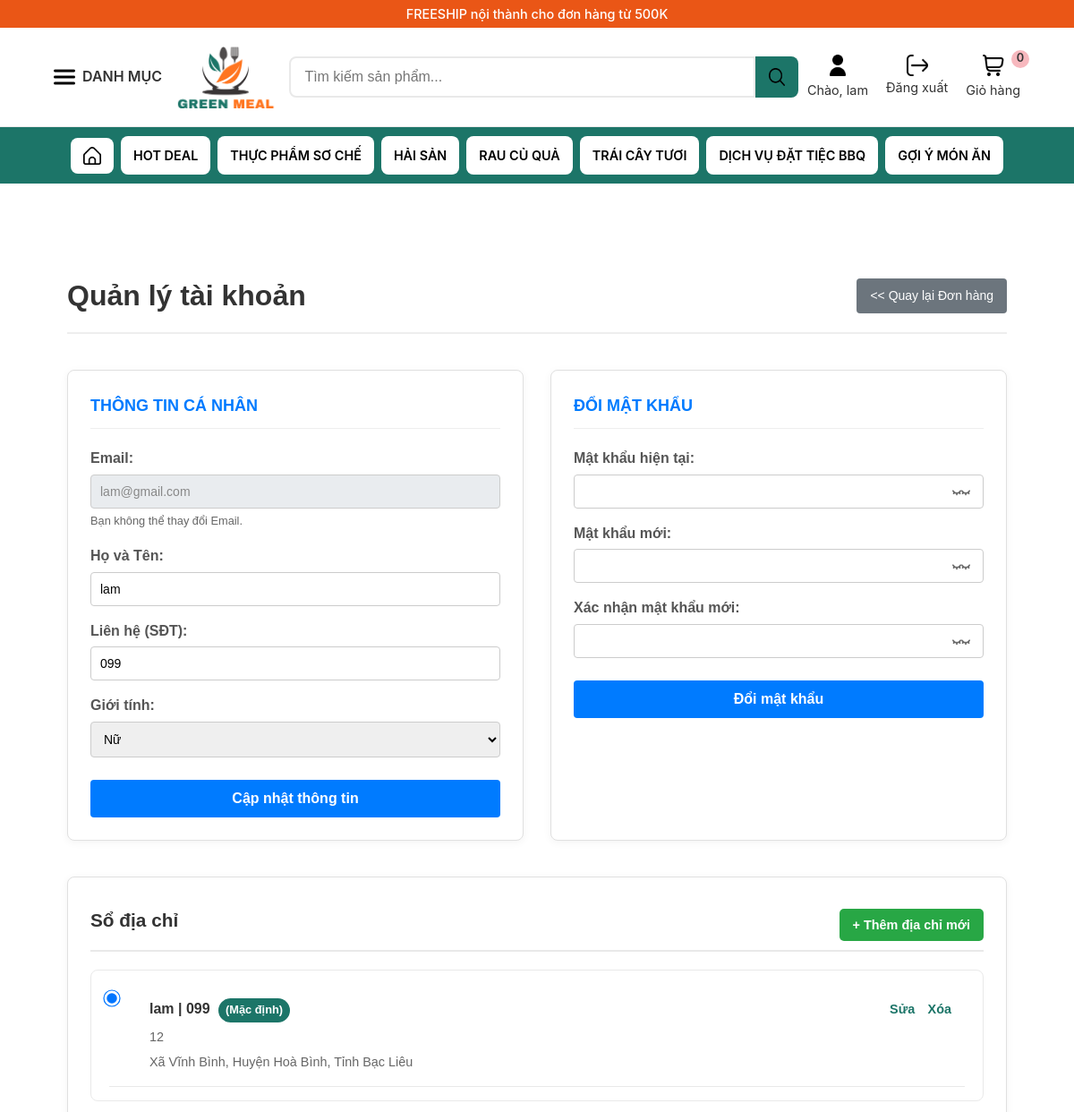
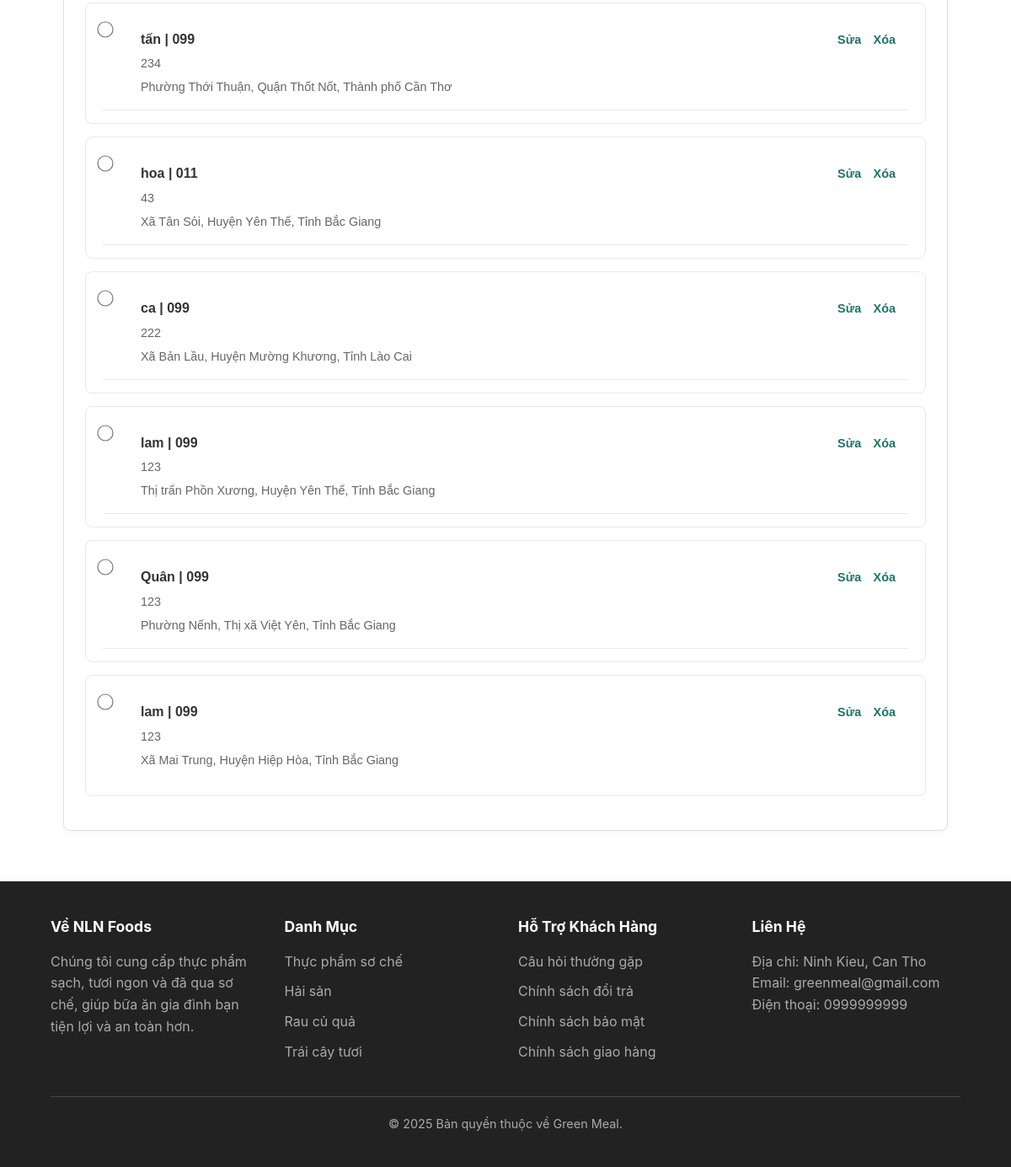
Before: /public/account/profile (signed in) with the older database file (2 pictures, top to bottom).
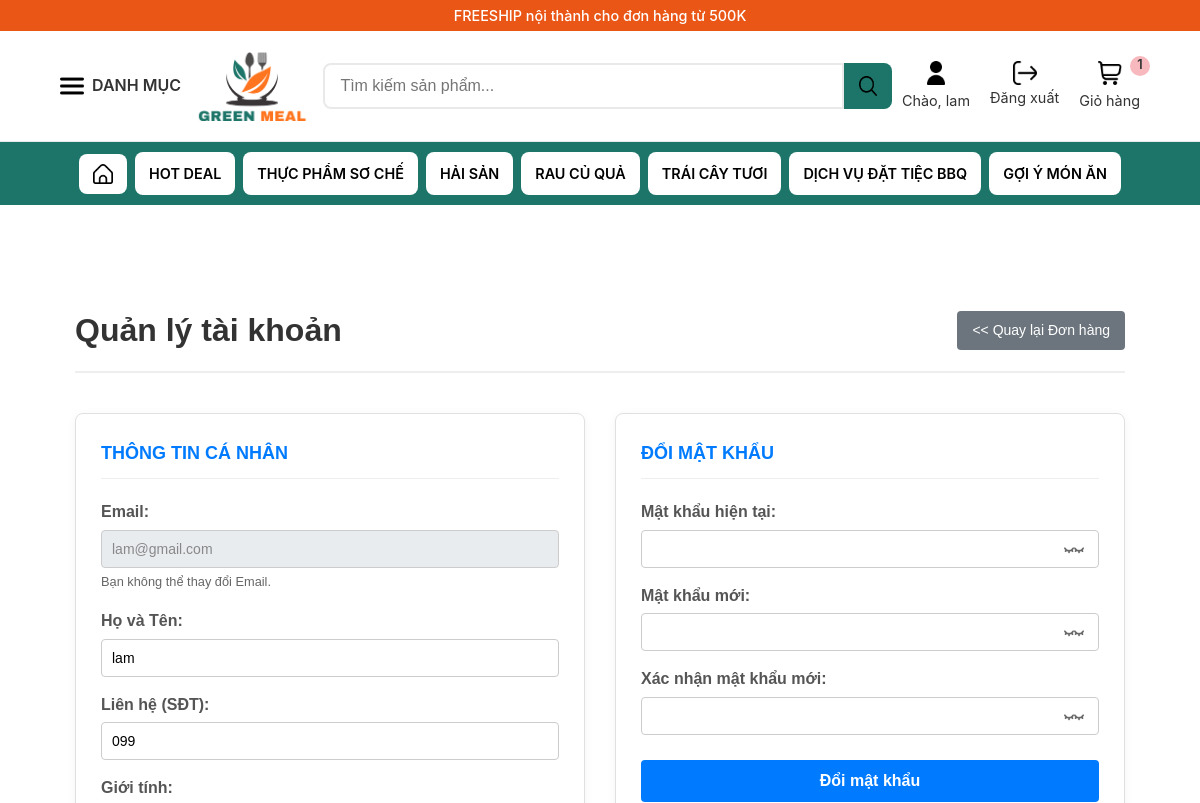
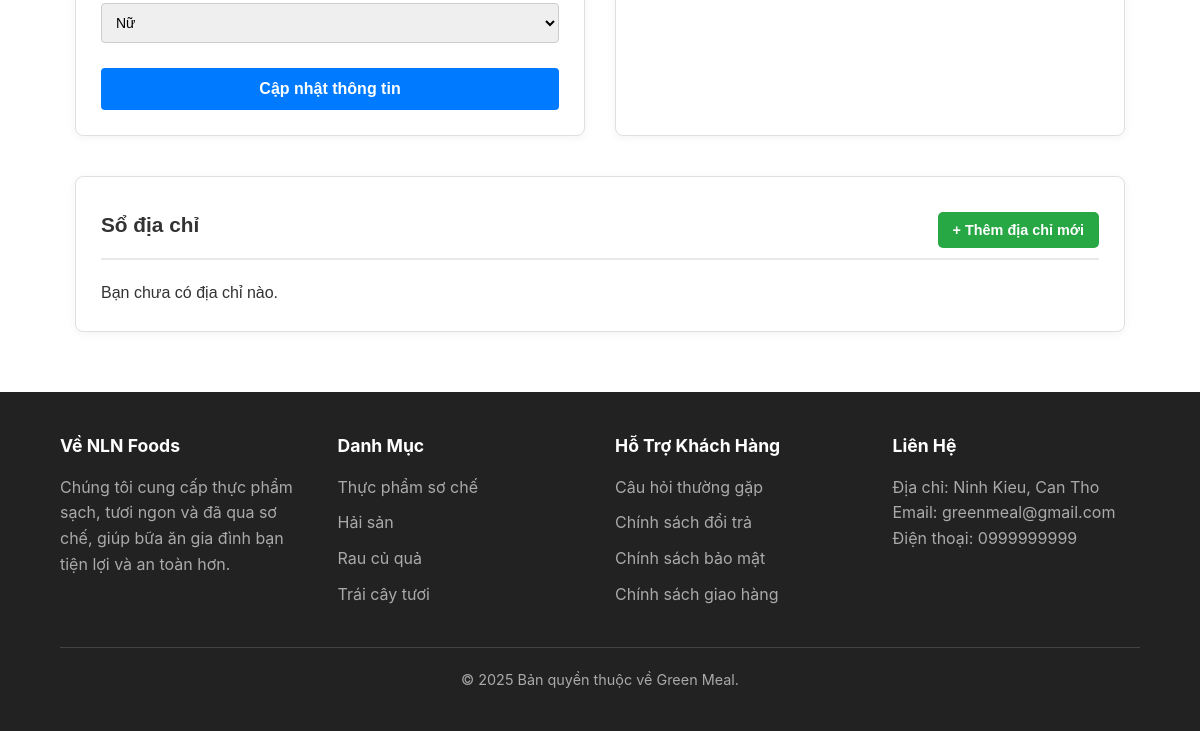
After: the same page with the newer database file (2 pictures, top to bottom).
### tables this page shows
CREATE TABLE `danh_muc` (
  `ID_DM` varchar(5) NOT NULL,
  `TEN_DM` varchar(200) NOT NULL
);

CREATE TABLE `dia_chi_giao_hang` (
  `ID_DIA_CHI` int(11) NOT NULL,
  `ID_TK` char(15) NOT NULL,
  `TEN_NGUOI_NHAN` varchar(250) NOT NULL,
  `SDT_GH` char(15) NOT NULL,
  `ID_TINH_TP` varchar(5) DEFAULT NULL,
  `TEN_TINH_TP` varchar(50) DEFAULT NULL,
  `ID_QUAN_HUYEN` varchar(5) DEFAULT NULL,
  `TEN_QUAN_HUYEN` varchar(100) DEFAULT NULL,
  `ID_XA_PHUONG` varchar(5) DEFAULT NULL,
  `TEN_XA_PHUONG` varchar(100) DEFAULT NULL,
  `DIA_CHI_CHI_TIET` varchar(250) DEFAULT NULL,
  `IS_DEFAULT` tinyint(1) NOT NULL DEFAULT 0
);

### src/controllers/AccountController.php (called while the page is built, shortened)
<?php
class AccountController extends BaseController {
    private $addressModel;
    public function __construct() {
        parent::__construct();
        $this->addressModel = new AddressModel();
    }
    public function profile() {
        $userId = Auth::id();
        $addresses = $this->addressModel->getAddressesByUserId($userId);
        $this->renderView('account/profile', [
            'title' => 'Quản lý tài khoản',
            'user' => Auth::user(),
            'addresses' => $addresses
        ]);
    }
}

### public/index.php (called while the page is built, shortened)
<?php
$router = new Router();
$router->add('GET', 'auth/login', 'AuthController@login');
$router->add('POST', 'auth/handleLogin', 'AuthController@handleLogin');
$router->add('GET', 'auth/register', 'AuthController@register');
$router->add('POST', 'auth/handleRegister', 'AuthController@handleRegister');
$router->add('POST', 'auth/logout', 'AuthController@logout');
$router->add('GET', 'account/deleteAddress/{id}', 'AccountController@deleteAddress');
$router->add('POST', 'account/handleSetDefaultAddress', 'AccountController@handleSetDefaultAddress');
$router->add('GET', 'account/getAddressJson/{id}', 'AccountController@getAddressJson');
$router->add('POST', 'account/handleUpdateProfile', 'AccountController@handleUpdateProfile');
$router->add('POST', 'account/handleChangePassword', 'AccountController@handleChangePassword');
$router->add('POST', 'account/cancel-order', 'AccountController@cancelOrder');
$router->add('POST', 'account/handleUpdateAddress', 'AccountController@handleUpdateAddress');
$router->add('POST', 'account/handleAddAddress', 'AccountController@handleAddAddress');
$router->add('GET', 'account/order-detail/{id}', 'AccountController@orderDetail');
$router->add('GET', 'admin/dashboard', 'AdminController@dashboard');
$router->add('GET', 'admin/products', 'AdminController@products');
$router->add('GET', 'admin/products/create', 'AdminController@createProduct');
$router->add('GET', 'admin/products/delete/{id}', 'AdminController@deleteProduct');
$router->add('GET', 'admin/products/edit/{id}', 'AdminController@editProduct');
$router->add('POST', 'admin/products/store', 'AdminController@storeProduct');
$router->add('GET', 'admin/categories', 'AdminController@categories');
$router->add('GET', 'admin/categories/create', 'AdminController@createCategory');
$router->add('POST', 'admin/categories/store', 'AdminController@storeCategory');
$router->add('GET', 'admin/categories/edit/{id}', 'AdminController@editCategory');
$router->add('GET', 'admin/categories/delete/{id}', 'AdminController@deleteCategory');
$router->add('GET', 'admin/product-types', 'AdminController@productTypes');
$router->add('GET', 'admin/product-types/create', 'AdminController@createProductType');
$router->add('POST', 'admin/product-types/store', 'AdminController@storeProductType');
$router->add('GET', 'admin/product-types/edit/{id}', 'AdminController@editProductType');
$router->add('GET', 'admin/product-types/delete/{id}', 'AdminController@deleteProductType');
$router->add('GET', 'admin/promotions', 'AdminController@promotions');
$router->add('GET', 'admin/promotions/create', 'AdminController@createPromotion');
$router->add('POST', 'admin/promotions/store', 'AdminController@storePromotion');
$router->add('GET', 'admin/promotions/edit/{id}', 'AdminController@editPromotion');
$router->add('GET', 'admin/promotions/delete/{id}', 'AdminController@deletePromotion');
$router->add('GET', 'admin/inventories', 'AdminController@inventories');
$router->add('GET', 'admin/inventories/create', 'AdminController@createInventory');
$router->add('POST', 'admin/inventories/store', 'AdminController@storeInventory');
$router->add('GET', 'admin/inventories/detail/{id}', 'AdminController@inventoryDetail');
$router->add('GET', 'admin/suppliers', 'AdminController@suppliers');
$router->add('GET', 'admin/suppliers/create', 'AdminController@createSupplier');
$router->add('POST', 'admin/suppliers/store', 'AdminController@storeSupplier');
$router->add('GET', 'admin/suppliers/edit/{id}', 'AdminController@editSupplier');
$router->add('GET', 'admin/suppliers/delete/{id}', 'AdminController@deleteSupplier');
$router->add('GET', 'admin/orders', 'AdminController@orders');
$router->add('GET', 'admin/order-detail/{id}', 'AdminController@orderDetail');
$router->add('POST', 'admin/order-update-status', 'AdminController@updateOrderStatus');
$router->add('GET', 'admin/users', 'AdminController@users');
$router->add('GET', 'admin/users/edit/{id}', 'AdminController@editUser');
$router->add('POST', 'admin/users/update', 'AdminController@updateUser');
$router->add('GET', 'admin/users/delete/{id}', 'AdminController@deleteUser');
$router->add('POST', 'admin/users/update-role', 'AdminController@updateUserRole');
$router->add('GET', 'admin/statistics', 'AdminController@statistics');
$router->add('POST', 'admin/statistics', 'AdminController@statistics');
$router->add('GET', 'admin/settings', 'AdminController@settings');
$router->add('POST', 'admin/settings/update', 'AdminController@updateSettings');
$router->add('GET', 'admin/profile', 'AdminController@profile');
$router->add('POST', 'admin/profile/update', 'AdminController@updateProfile');
$router->run();

### src/core/BaseModel.php (called while the page is built, shortened)
<?php
abstract class BaseModel {
    public function __construct() {
        $this->db = Database::getInstance()->getConnection();
    }
}

### src/core/Database.php (called while the page is built, shortened)
<?php
class Database {
    private static $instance = null;
    private $conn;
    private function __construct() {
        $this->host = $_ENV['DB_HOST'];
        $this->db_name = $_ENV['DB_NAME'];
        $this->username = $_ENV['DB_USER'];
        $this->password = $_ENV['DB_PASS'];
        $this->charset = $_ENV['DB_CHARSET'];
        $dsn = 'mysql:host=' . $this->host . ';dbname=' . $this->db_name . ';charset=' . $this->charset;
        try {
            $this->conn = new PDO($dsn, $this->username, $this->password);
            $this->conn->setAttribute(PDO::ATTR_ERRMODE, PDO::ERRMODE_EXCEPTION);
            $this->conn->setAttribute(PDO::ATTR_DEFAULT_FETCH_MODE, PDO::FETCH_ASSOC);
        } catch (PDOException $e) {
            echo 'Connection Error: ' . $e->getMessage();
            exit;
        }
    }
    public static function getInstance() {
        if (self::$instance == null) {
            self::$instance = new Database();
        }
        return self::$instance;
    }
    public function getConnection() {
        return $this->conn;
    }
}

### src/models/CategoryModel.php (called while the page is built, shortened)
<?php
class CategoryModel extends BaseModel {
    public function getAllCategories($search = '') {
        $sql = "SELECT * FROM danh_muc";
        $params = [];
        $sql .= " ORDER BY ID_DM ASC";
        $stmt = $this->db->prepare($sql);
        $stmt->execute($params);
        return $stmt->fetchAll(PDO::FETCH_ASSOC);
    }
}

### src/core/Auth.php (called while the page is built, shortened)
<?php
class Auth {
    public static function id() {
        return $_SESSION['user_id'] ?? ($_SESSION['user']['ID_TK'] ?? null);
    }
}

### src/models/AddressModel.php (called while the page is built, shortened)
<?php
class AddressModel extends BaseModel {
    public function getAddressesByUserId($userId) {
        $sql = "SELECT * FROM dia_chi_giao_hang WHERE ID_TK = ? ORDER BY IS_DEFAULT DESC, ID_DIA_CHI DESC";
        $stmt = $this->db->prepare($sql);
        $stmt->execute([$userId]);
        return $stmt->fetchAll(PDO::FETCH_ASSOC);
    }
}

### src/views/account/profile.php (the view, shortened to what the rows shown need)
<?php
require_once __DIR__ . '/../partials/header.php';
?>
<div class="container account-page-container">
    <div class="account-header">
        <h2>Quản lý tài khoản</h2>
    </div>
    <div class="address-section">
        <div class="address-list">
            <form action="<?php echo BASE_PATH; ?>/account/handleSetDefaultAddress" method="POST" id="form-set-default-address">
                <?php if (empty($addresses)): ?>
                    <p>Bạn chưa có địa chỉ nào.</p>
                <?php else: ?>
                    <?php foreach ($addresses as $addr): ?>
                        <div class="form-group-radio address-item">
                            <input type="radio" id="addr_<?php echo $addr['ID_DIA_CHI']; ?>" name="default_address_id" value="<?php echo $addr['ID_DIA_CHI']; ?>" class="address-radio" <?php if ($addr['IS_DEFAULT']) echo 'checked'; ?>>
                            <label for="addr_<?php echo $addr['ID_DIA_CHI']; ?>" class="radio-label">
                                <strong>
                                    <?php echo htmlspecialchars($addr['TEN_NGUOI_NHAN']); ?> | <?php echo htmlspecialchars($addr['SDT_GH']); ?>
                                    <span class="address-actions">
                                        <a href="#" class="address-action-link btn-edit-address"
                                           data-id="<?php echo $addr['ID_DIA_CHI']; ?>"
                                           data-name="<?php echo htmlspecialchars($addr['TEN_NGUOI_NHAN']); ?>"
                                           data-phone="<?php echo htmlspecialchars($addr['SDT_GH']); ?>"
                                           data-detail="<?php echo htmlspecialchars($addr['DIA_CHI_CHI_TIET']); ?>"
                                           data-province="<?php echo $addr['ID_TINH_TP']; ?>"
                                           data-district="<?php echo $addr['ID_QUAN_HUYEN']; ?>"
                                           data-ward="<?php echo $addr['ID_XA_PHUONG']; ?>"
                                           data-default="<?php echo $addr['IS_DEFAULT']; ?>"
                                           >Sửa</a>
                                            <a href="javascript:void(0);"
                                                class="address-action-link delete-address-btn"
                                                data-id="<?php echo $addr['ID_DIA_CHI']; ?>">
                                                Xóa
                                            </a>
                                    </span>
                                </strong>
                                <?php if ($addr['IS_DEFAULT']): ?><span class="status-badge">(Mặc định)</span><?php endif; ?>
                                <p><?php echo htmlspecialchars($addr['DIA_CHI_CHI_TIET']); ?></p>
                                <p><?php echo htmlspecialchars($addr['TEN_XA_PHUONG']); ?>, <?php echo htmlspecialchars($addr['TEN_QUAN_HUYEN']); ?>, <?php echo htmlspecialchars($addr['TEN_TINH_TP']); ?></p>
                            </label>
                        </div>
                    <?php endforeach; ?>
                <?php endif; ?>
            </form>
        </div>
    </div>
</div>
<?php
require_once __DIR__ . '/../partials/footer.php';
?>

### src/views/partials/header.php (shortened to what the rows shown need)
<!DOCTYPE html>
<html lang="vi">
<head>
    <link rel="stylesheet" href="<?php echo BASE_PATH; ?>/css/style.css">
</head>
<body>
<nav class="sub-nav">
    <div class="container">
        <ul>
            <?php
            if (isset($categories) && !empty($categories)):
                foreach ($categories as $category):
            ?>
                <li>
                    <a href="<?php echo BASE_PATH; ?>/product/category/<?php echo $category['ID_DM']; ?>">
                        <?php echo htmlspecialchars($category['TEN_DM']); ?>
                    </a>
                </li>
            <?php
                endforeach;
            endif;
            ?>
        </ul>
    </div>
</nav>

### src/views/partials/footer.php (shortened to what the rows shown need)
</main> <footer class="main-footer">
    <div class="container">
        <div class="footer-grid">
            <div class="footer-column">
                <ul>
                    <?php
                    if (isset($categories) && !empty($categories)):
                        foreach ($categories as $category):
                    ?>
                        <li>
                            <a href="/NLN_NLCS/public/product/category/<?php echo $category['ID_DM']; ?>">
                                <?php echo htmlspecialchars($category['TEN_DM']); ?>
                            </a>
                        </li>
                    <?php
                        endforeach;
                    endif;
                    ?>
                </ul>
            </div>
        </div>
    </div>
</footer>
</body>
</html>

Changed rows visible on the page:
removed dia_chi_giao_hang: IS_DEFAULT "☑ lam | 099 Sửa Xóa (Mặc định)", TEN_NGUOI_NHAN "lam", SDT_GH "099", DIA_CHI_CHI_TIET "12", TEN_XA_PHUONG "Xã Vĩnh Bình", TEN_QUAN_HUYEN "Huyện Hoà Bình", TEN_TINH_TP "Tỉnh Bạc Liêu"
removed dia_chi_giao_hang: IS_DEFAULT "☐ tấn | 099 Sửa Xóa 234 Phường", TEN_NGUOI_NHAN "tấn", SDT_GH "099", DIA_CHI_CHI_TIET "234", TEN_XA_PHUONG "Phường Thới Thuận", TEN_QUAN_HUYEN "Quận Thốt Nốt", TEN_TINH_TP "Thành phố Cần Thơ"
removed dia_chi_giao_hang: IS_DEFAULT "☐ hoa | 011 Sửa Xóa 43 Xã Tân", TEN_NGUOI_NHAN "hoa", SDT_GH "011", DIA_CHI_CHI_TIET "43", TEN_XA_PHUONG "Xã Tân Sỏi", TEN_QUAN_HUYEN "Huyện Yên Thế", TEN_TINH_TP "Tỉnh Bắc Giang"
removed dia_chi_giao_hang: IS_DEFAULT "☐ ca | 099 Sửa Xóa 222 Xã Bản", TEN_NGUOI_NHAN "ca", SDT_GH "099", DIA_CHI_CHI_TIET "222", TEN_XA_PHUONG "Xã Bản Lầu", TEN_QUAN_HUYEN "Huyện Mường Khương", TEN_TINH_TP "Tỉnh Lào Cai"
removed dia_chi_giao_hang: IS_DEFAULT "☐ lam | 099 Sửa Xóa 123 Thị tr", TEN_NGUOI_NHAN "lam", SDT_GH "099", DIA_CHI_CHI_TIET "123", TEN_XA_PHUONG "Thị trấn Phồn Xương", TEN_QUAN_HUYEN "Huyện Yên Thế", TEN_TINH_TP "Tỉnh Bắc Giang"
removed dia_chi_giao_hang: IS_DEFAULT "☐ Quân | 099 Sửa Xóa 123 Phườn", TEN_NGUOI_NHAN "Quân", SDT_GH "099", DIA_CHI_CHI_TIET "123", TEN_XA_PHUONG "Phường Nếnh", TEN_QUAN_HUYEN "Thị xã Việt Yên", TEN_TINH_TP "Tỉnh Bắc Giang"
removed dia_chi_giao_hang: IS_DEFAULT "☐ lam | 099 Sửa Xóa 123 Xã Mai", TEN_NGUOI_NHAN "lam", SDT_GH "099", DIA_CHI_CHI_TIET "123", TEN_XA_PHUONG "Xã Mai Trung", TEN_QUAN_HUYEN "Huyện Hiệp Hòa", TEN_TINH_TP "Tỉnh Bắc Giang"
Other visible differences:
$_SESSION['cart_count']: "0" → "1"
text now shown: "Bạn chưa có địa chỉ nào."
